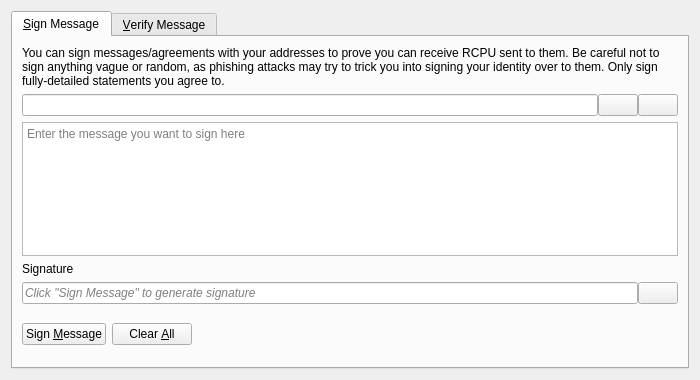
<?xml version="1.0" encoding="UTF-8"?>
<ui version="4.0">
 <class>SignVerifyMessageDialog</class>
 <widget class="QDialog" name="SignVerifyMessageDialog">
  <property name="geometry">
   <rect>
    <x>0</x>
    <y>0</y>
    <width>700</width>
    <height>380</height>
   </rect>
  </property>
  <property name="windowTitle">
   <string>Signatures - Sign / Verify a Message</string>
  </property>
  <property name="modal">
   <bool>true</bool>
  </property>
  <layout class="QVBoxLayout" name="verticalLayout">
   <item>
    <widget class="QTabWidget" name="tabWidget">
     <property name="currentIndex">
      <number>0</number>
     </property>
     <widget class="QWidget" name="tabSignMessage">
      <attribute name="title">
       <string>&amp;Sign Message</string>
      </attribute>
      <layout class="QVBoxLayout" name="verticalLayout_SM">
       <item>
        <widget class="QLabel" name="infoLabel_SM">
         <property name="text">
          <string>You can sign messages/agreements with your addresses to prove you can receive RCPU sent to them. Be careful not to sign anything vague or random, as phishing attacks may try to trick you into signing your identity over to them. Only sign fully-detailed statements you agree to.</string>
         </property>
         <property name="textFormat">
          <enum>Qt::PlainText</enum>
         </property>
         <property name="wordWrap">
          <bool>true</bool>
         </property>
        </widget>
       </item>
       <item>
        <layout class="QHBoxLayout" name="horizontalLayout_1_SM">
         <property name="spacing">
          <number>0</number>
         </property>
         <item>
          <widget class="QValidatedLineEdit" name="addressIn_SM">
           <property name="toolTip">
            <string>The Bitcoin address to sign the message with</string>
           </property>
          </widget>
         </item>
         <item>
          <widget class="QPushButton" name="addressBookButton_SM">
           <property name="toolTip">
            <string>Choose previously used address</string>
           </property>
           <property name="text">
            <string/>
           </property>
           <property name="icon">
            <iconset resource="../bitcoin.qrc">
             <normaloff>:/icons/address-book</normaloff>:/icons/address-book</iconset>
           </property>
           <property name="shortcut">
            <string>Alt+A</string>
           </property>
           <property name="autoDefault">
            <bool>false</bool>
           </property>
          </widget>
         </item>
         <item>
          <widget class="QPushButton" name="pasteButton_SM">
           <property name="toolTip">
            <string>Paste address from clipboard</string>
           </property>
           <property name="text">
            <string/>
           </property>
           <property name="icon">
            <iconset resource="../bitcoin.qrc">
             <normaloff>:/icons/editpaste</normaloff>:/icons/editpaste</iconset>
           </property>
           <property name="shortcut">
            <string>Alt+P</string>
           </property>
           <property name="autoDefault">
            <bool>false</bool>
           </property>
          </widget>
         </item>
        </layout>
       </item>
       <item>
        <widget class="QPlainTextEdit" name="messageIn_SM">
         <property name="toolTip">
          <string>Enter the message you want to sign here</string>
         </property>
         <property name="placeholderText">
          <string>Enter the message you want to sign here</string>
         </property>
        </widget>
       </item>
       <item>
        <widget class="QLabel" name="signatureLabel_SM">
         <property name="text">
          <string>Signature</string>
         </property>
         <property name="textFormat">
          <enum>Qt::PlainText</enum>
         </property>
        </widget>
       </item>
       <item>
        <layout class="QHBoxLayout" name="horizontalLayout_2_SM">
         <property name="spacing">
          <number>0</number>
         </property>
         <item>
          <widget class="QLineEdit" name="signatureOut_SM">
           <property name="placeholderText">
            <string>Click "Sign Message" to generate signature</string>
           </property>
           <property name="font">
            <font>
             <italic>true</italic>
            </font>
           </property>
           <property name="readOnly">
            <bool>true</bool>
           </property>
          </widget>
         </item>
         <item>
          <widget class="QPushButton" name="copySignatureButton_SM">
           <property name="toolTip">
            <string>Copy the current signature to the system clipboard</string>
           </property>
           <property name="text">
            <string/>
           </property>
           <property name="icon">
            <iconset resource="../bitcoin.qrc">
             <normaloff>:/icons/editcopy</normaloff>:/icons/editcopy</iconset>
           </property>
           <property name="autoDefault">
            <bool>false</bool>
           </property>
          </widget>
         </item>
        </layout>
       </item>
       <item>
        <layout class="QHBoxLayout" name="horizontalLayout_3_SM">
         <item>
          <widget class="QPushButton" name="signMessageButton_SM">
           <property name="toolTip">
            <string>Sign the message to prove you own this Bitcoin address</string>
           </property>
           <property name="text">
            <string>Sign &amp;Message</string>
           </property>
           <property name="icon">
            <iconset resource="../bitcoin.qrc">
             <normaloff>:/icons/edit</normaloff>:/icons/edit</iconset>
           </property>
           <property name="autoDefault">
            <bool>false</bool>
           </property>
          </widget>
         </item>
         <item>
          <widget class="QPushButton" name="clearButton_SM">
           <property name="toolTip">
            <string>Reset all sign message fields</string>
           </property>
           <property name="text">
            <string>Clear &amp;All</string>
           </property>
           <property name="icon">
            <iconset resource="../bitcoin.qrc">
             <normaloff>:/icons/remove</normaloff>:/icons/remove</iconset>
           </property>
           <property name="autoDefault">
            <bool>false</bool>
           </property>
          </widget>
         </item>
         <item>
          <spacer name="horizontalSpacer_1_SM">
           <property name="orientation">
            <enum>Qt::Horizontal</enum>
           </property>
           <property name="sizeHint" stdset="0">
            <size>
             <width>40</width>
             <height>48</height>
            </size>
           </property>
          </spacer>
         </item>
         <item>
          <widget class="QLabel" name="statusLabel_SM">
           <property name="font">
            <font>
             <weight>75</weight>
             <bold>true</bold>
            </font>
           </property>
           <property name="text">
            <string/>
           </property>
           <property name="wordWrap">
            <bool>true</bool>
           </property>
          </widget>
         </item>
         <item>
          <spacer name="horizontalSpacer_2_SM">
           <property name="orientation">
            <enum>Qt::Horizontal</enum>
           </property>
           <property name="sizeHint" stdset="0">
            <size>
             <width>40</width>
             <height>48</height>
            </size>
           </property>
          </spacer>
         </item>
        </layout>
       </item>
      </layout>
     </widget>
     <widget class="QWidget" name="tabVerifyMessage">
      <attribute name="title">
       <string>&amp;Verify Message</string>
      </attribute>
      <layout class="QVBoxLayout" name="verticalLayout_VM">
       <item>
        <widget class="QLabel" name="infoLabel_VM">
         <property name="text">
          <string>Enter the receiver's address, message (ensure you copy line breaks, spaces, tabs, etc. exactly) and signature below to verify the message. Be careful not to read more into the signature than what is in the signed message itself, to avoid being tricked by a man-in-the-middle attack. Note that this only proves the signing party receives with the address, it cannot prove sendership of any transaction!</string>
         </property>
         <property name="textFormat">
          <enum>Qt::PlainText</enum>
         </property>
         <property name="alignment">
          <set>Qt::AlignLeading|Qt::AlignLeft|Qt::AlignTop</set>
         </property>
         <property name="wordWrap">
          <bool>true</bool>
         </property>
        </widget>
       </item>
       <item>
        <layout class="QHBoxLayout" name="horizontalLayout_1_VM">
         <property name="spacing">
          <number>0</number>
         </property>
         <item>
          <widget class="QValidatedLineEdit" name="addressIn_VM">
           <property name="toolTip">
            <string>The Bitcoin address the message was signed with</string>
           </property>
          </widget>
         </item>
         <item>
          <widget class="QPushButton" name="addressBookButton_VM">
           <property name="toolTip">
            <string>Choose previously used address</string>
           </property>
           <property name="text">
            <string/>
           </property>
           <property name="icon">
            <iconset resource="../bitcoin.qrc">
             <normaloff>:/icons/address-book</normaloff>:/icons/address-book</iconset>
           </property>
           <property name="shortcut">
            <string>Alt+A</string>
           </property>
           <property name="autoDefault">
            <bool>false</bool>
           </property>
          </widget>
         </item>
        </layout>
       </item>
       <item>
        <widget class="QPlainTextEdit" name="messageIn_VM">
          <property name="toolTip">
            <string>The signed message to verify</string>
          </property>
          <property name="placeholderText">
            <string>The signed message to verify</string>
          </property>
        </widget>
       </item>
       <item>
        <widget class="QValidatedLineEdit" name="signatureIn_VM">
          <property name="toolTip">
            <string>The signature given when the message was signed</string>
          </property>
          <property name="placeholderText">
            <string>The signature given when the message was signed</string>
          </property>
        </widget>
       </item>
       <item>
        <layout class="QHBoxLayout" name="horizontalLayout_2_VM">
         <item>
          <widget class="QPushButton" name="verifyMessageButton_VM">
           <property name="toolTip">
            <string>Verify the message to ensure it was signed with the specified Bitcoin address</string>
           </property>
           <property name="text">
            <string>Verify &amp;Message</string>
           </property>
           <property name="icon">
            <iconset resource="../bitcoin.qrc">
             <normaloff>:/icons/transaction_0</normaloff>:/icons/transaction_0</iconset>
           </property>
           <property name="autoDefault">
            <bool>false</bool>
           </property>
          </widget>
         </item>
         <item>
          <widget class="QPushButton" name="clearButton_VM">
           <property name="toolTip">
            <string>Reset all verify message fields</string>
           </property>
           <property name="text">
            <string>Clear &amp;All</string>
           </property>
           <property name="icon">
            <iconset resource="../bitcoin.qrc">
             <normaloff>:/icons/remove</normaloff>:/icons/remove</iconset>
           </property>
           <property name="autoDefault">
            <bool>false</bool>
           </property>
          </widget>
         </item>
         <item>
          <spacer name="horizontalSpacer_1_VM">
           <property name="orientation">
            <enum>Qt::Horizontal</enum>
           </property>
           <property name="sizeHint" stdset="0">
            <size>
             <width>40</width>
             <height>48</height>
            </size>
           </property>
          </spacer>
         </item>
         <item>
          <widget class="QLabel" name="statusLabel_VM">
           <property name="font">
            <font>
             <weight>75</weight>
             <bold>true</bold>
            </font>
           </property>
           <property name="text">
            <string/>
           </property>
           <property name="wordWrap">
            <bool>true</bool>
           </property>
          </widget>
         </item>
         <item>
          <spacer name="horizontalSpacer_2_VM">
           <property name="orientation">
            <enum>Qt::Horizontal</enum>
           </property>
           <property name="sizeHint" stdset="0">
            <size>
             <width>40</width>
             <height>48</height>
            </size>
           </property>
          </spacer>
         </item>
        </layout>
       </item>
      </layout>
     </widget>
    </widget>
   </item>
  </layout>
 </widget>
 <customwidgets>
  <customwidget>
   <class>QValidatedLineEdit</class>
   <extends>QLineEdit</extends>
   <header>qt/qvalidatedlineedit.h</header>
  </customwidget>
 </customwidgets>
 <resources>
  <include location="../bitcoin.qrc"/>
 </resources>
 <connections/>
</ui>
